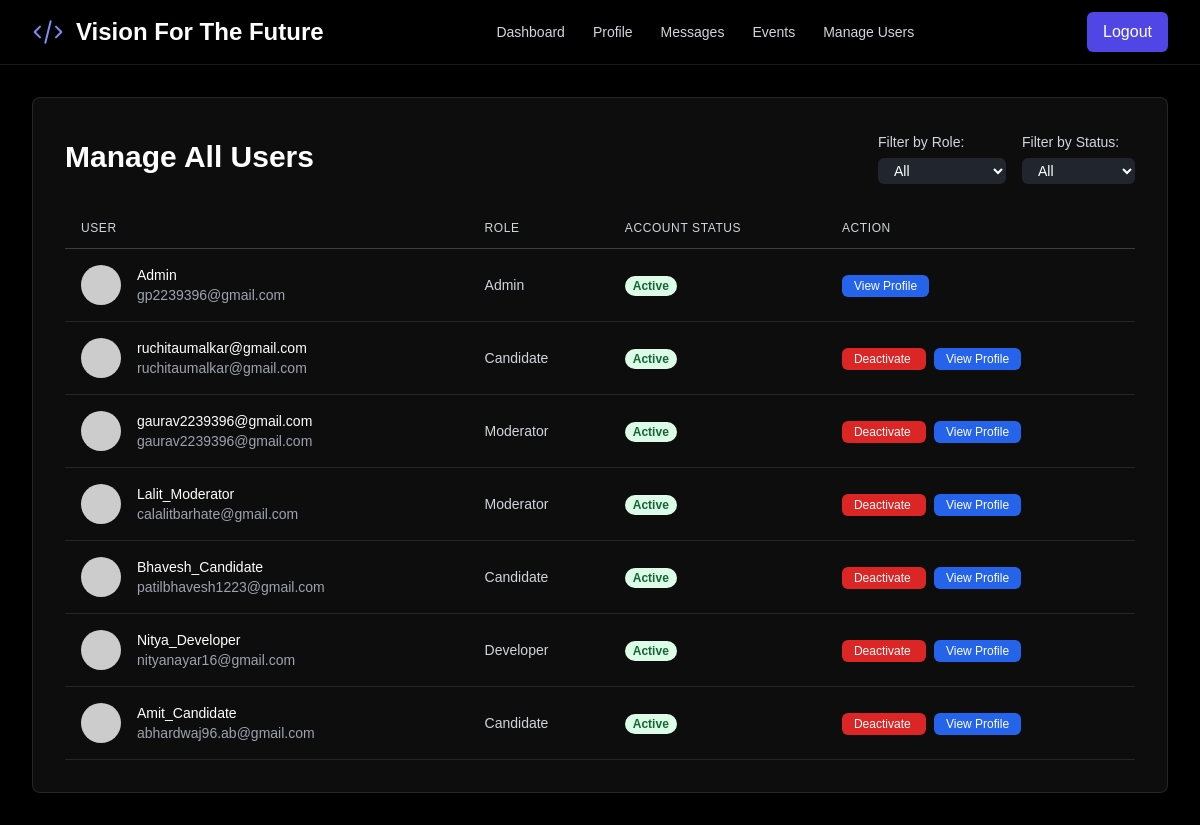
The app's page /manage_users (signed in) with its own data.
### models.py (models this page shows)
class User(UserMixin, db.Model):
    id = db.Column(db.Integer, primary_key=True)
    username = db.Column(db.String(100), unique=True, nullable=False)
    email = db.Column(db.String(120), unique=True, nullable=False)
    password_hash = db.Column(db.String(128), nullable=False)
    role = db.Column(db.String(20), nullable=False, default='candidate')
    is_approved = db.Column(db.Boolean, default=False, nullable=False)
    avatar_url = db.Column(db.String(200), nullable=False, default='https://api.dicebear.com/8.x/initials/svg?seed=User')
    problem_statement_id = db.Column(db.Integer, db.ForeignKey('problem_statement.id'), nullable=True)
    test_start_time = db.Column(db.DateTime, nullable=True)
    test_end_time = db.Column(db.DateTime, nullable=True)
    is_active = db.Column(db.Boolean, default=True, nullable=False)
    reminder_sent = db.Column(db.Boolean, default=False, nullable=False)
    test_completed = db.Column(db.Boolean, default=False, nullable=False) # New field
    moderator_id = db.Column(db.Integer, db.ForeignKey('user.id'), nullable=True)
    mobile_number = db.Column(db.String(20), nullable=True)
    primary_skill = db.Column(db.String(100), nullable=True)
    primary_skill_experience = db.Column(db.String(50), nullable=True)
    secondary_skill = db.Column(db.String(100), nullable=True)
    secondary_skill_experience = db.Column(db.String(50), nullable=True)
    resume_filename = db.Column(db.String(200), nullable=True)
    secret_question = db.Column(db.String(255), nullable=True)
    secret_answer_hash = db.Column(db.String(128), nullable=True)
    allowed_contacts = db.relationship('User', secondary=candidate_contacts,
                                       primaryjoin=(candidate_contacts.c.candidate_id == id),
                                       secondaryjoin=(candidate_contacts.c.developer_id == id),
                                       backref=db.backref('contact_for', lazy='dynamic'), lazy='dynamic')
    created_problems = db.relationship('ProblemStatement', foreign_keys=[ProblemStatement.created_by_id], backref='creator', lazy=True)
    sent_messages = db.relationship('Message', foreign_keys='Message.sender_id', backref='sender', lazy=True)
    received_messages = db.relationship('Message', foreign_keys='Message.recipient_id', backref='recipient', lazy=True)
    activity_updates = db.relationship('ActivityUpdate', backref='author', lazy=True)
    sent_snippets = db.relationship('CodeSnippet', foreign_keys='CodeSnippet.sender_id', backref='snippet_sender', lazy=True)
    received_snippets = db.relationship('CodeSnippet', foreign_keys='CodeSnippet.recipient_id', backref='snippet_recipient', lazy=True)
    applications = db.relationship('JobApplication', backref='candidate', lazy=True)
    test_submissions = db.relationship('CodeTestSubmission', foreign_keys='CodeTestSubmission.candidate_id', backref='candidate_submitter', lazy=True)
    received_tests = db.relationship('CodeTestSubmission', foreign_keys='CodeTestSubmission.recipient_id', backref='test_recipient', lazy=True)
    feedback_given = db.relationship('Feedback', foreign_keys='Feedback.moderator_id', backref='moderator', lazy=True)
    feedback_received = db.relationship('Feedback', foreign_keys='Feedback.candidate_id', backref='candidate', lazy=True)

### app.py (the view)
@app.route('/manage_users')
@login_required
@role_required('admin')
def manage_users():
    users = User.query.order_by(User.id).all()
    return render_template('manage_users.html', users=users)

### app.py (called while the page is built)
@app.before_request
def before_request():
    session.permanent = True
    app.permanent_session_lifetime = timedelta(minutes=5)
    session.modified = True

@login_manager.user_loader
def load_user(user_id):
    return User.query.get(int(user_id))

def role_required(roles):
    if not isinstance(roles, list):
        roles = [roles]
    def wrapper(fn):
        @wraps(fn)
        def decorated_view(*args, **kwargs):
            if not current_user.is_authenticated or current_user.role not in roles:
                flash('You do not have permission to access this page.', 'danger')
                return redirect(url_for('dashboard'))
            return fn(*args, **kwargs)
        return decorated_view
    return wrapper

@app.context_processor
def inject_messages():
    if hasattr(current_user, 'is_authenticated') and current_user.is_authenticated:
        messages = Message.query.filter(
            (Message.sender_id == current_user.id) | (Message.recipient_id == current_user.id)
        ).order_by(Message.timestamp.desc()).all()
        return dict(messages=messages)
    return dict(messages=[])

### templates/manage_users.html (shortened to what this page needs)
{% extends "layout.html" %}
{% block content %}
<div class="bg-white/5 dark:bg-gray-800/20 rounded-lg shadow-xl p-4 md:p-8 animate-dynamic backdrop-blur-sm border border-white/10">
    <div class="md:flex md:items-center md:justify-between mb-6">
        <h1 class="text-3xl font-bold text-white">Manage All Users</h1>
        <div class="flex items-center space-x-4 mt-4 md:mt-0">
            <div>
                <label for="filter-role" class="text-sm font-medium text-gray-300">Filter by Role:</label>
                <select id="filter-role" class="mt-1 block w-full pl-3 pr-8 py-1 text-base border-gray-600 focus:outline-none focus:ring-indigo-500 focus:border-indigo-500 sm:text-sm rounded-md bg-gray-700/50 text-white">
                    <option value="all">All</option>
                </select>
            </div>
            <div>
                <label for="filter-status" class="text-sm font-medium text-gray-300">Filter by Status:</label>
                <select id="filter-status" class="mt-1 block w-full pl-3 pr-8 py-1 text-base border-gray-600 focus:outline-none focus:ring-indigo-500 focus:border-indigo-500 sm:text-sm rounded-md bg-gray-700/50 text-white">
                    <option value="all">All</option>
                </select>
            </div>
        </div>
    </div>
    <div class="overflow-x-auto">
        <table class="min-w-full">
            <thead class="border-b border-white/20">
                <tr>
                    <th class="py-3 px-4 text-left text-xs font-medium text-gray-300 uppercase tracking-wider">User</th>
                    <th class="py-3 px-4 text-left text-xs font-medium text-gray-300 uppercase tracking-wider">Role</th>
                    <th class="py-3 px-4 text-left text-xs font-medium text-gray-300 uppercase tracking-wider">Account Status</th>
                    <th class="py-3 px-4 text-left text-xs font-medium text-gray-300 uppercase tracking-wider">Action</th>
                </tr>
            </thead>
            <tbody id="user-table-body">
                {% for user in users %}
                <tr class="border-b border-white/10 user-row" data-role="{{ user.role }}" data-status="{% if user.is_active %}active{% else %}inactive{% endif %}">
                    <td class="py-4 px-4 whitespace-nowrap">
                        <div class="flex items-center">
                            <img src="{{ user.avatar_url }}" alt="Avatar" class="w-10 h-10 rounded-full">
                            <div class="ml-4">
                                <div class="text-sm font-medium text-white">{{ user.username }}</div>
                                <div class="text-sm text-gray-400">{{ user.email }}</div>
                            </div>
                        </div>
                    </td>
                    <td class="py-4 px-4 whitespace-nowrap text-sm text-gray-300">{{ user.role.title() }}</td>
                    <td class="py-4 px-4 whitespace-nowrap">
                        {% if user.is_active %}
                            <span class="px-2 inline-flex text-xs leading-5 font-semibold rounded-full bg-green-100 text-green-800">Active</span>
                        {% else %}
                            <span class="px-2 inline-flex text-xs leading-5 font-semibold rounded-full bg-red-100 text-red-800">Inactive</span>
                        {% endif %}
                    </td>
                    <td class="py-4 px-4 whitespace-nowrap text-sm font-medium space-x-2">
                        {% if user.id != current_user.id %}
                            <a href="{{ url_for('toggle_user_status', user_id=user.id) }}" class="px-3 py-1 rounded-md text-white text-xs {% if user.is_active %}bg-red-600 hover:bg-red-700{% else %}bg-green-600 hover:bg-green-700{% endif %}">
                                {% if user.is_active %}Deactivate{% else %}Activate{% endif %}
                            </a>
                        {% endif %}
                        <a href="{{ url_for('view_profile', user_id=user.id) }}" class="px-3 py-1 rounded-md text-white text-xs bg-blue-600 hover:bg-blue-700">
                            View Profile
                        </a>
                    </td>
                </tr>
                {% endfor %}
            </tbody>
        </table>
    </div>
</div>
{% endblock %}

### static/css/style.css (style rules this page uses)
body { font-family: sans-serif; overflow-x: hidden; }

### records on screen
User: username "Admin", email "gp2239396@gmail.com", role "Admin", is_active "Active"
User: username "ruchitaumalkar@gmail.com", email "ruchitaumalkar@gmail.com", role "Candidate", is_active "Active"
User: username "gaurav2239396@gmail.com", email "gaurav2239396@gmail.com", role "Moderator", is_active "Active"
User: username "Lalit_Moderator", email "calalitbarhate@gmail.com", role "Moderator", is_active "Active"
User: username "Bhavesh_Candidate", email "patilbhavesh1223@gmail.com", role "Candidate", is_active "Active"
User: username "Nitya_Developer", email "nityanayar16@gmail.com", role "Developer", is_active "Active"
User: username "Amit_Candidate", email "abhardwaj96.ab@gmail.com", role "Candidate", is_active "Active"
